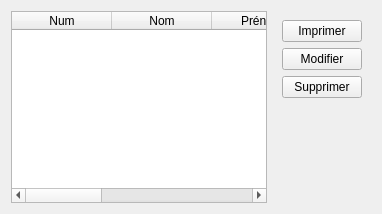
         <widget class="QWidget" name="tab_4">
          <attribute name="title">
           <string>Liste patients non consulté</string>
          </attribute>
          <layout class="QHBoxLayout" name="horizontalLayout_8">
           <item>
            <widget class="QTableWidget" name="vue_traitement_2">
             <column>
              <property name="text">
               <string>Num</string>
              </property>
             </column>
             <column>
              <property name="text">
               <string>Nom</string>
              </property>
             </column>
             <column>
              <property name="text">
               <string>Prénom</string>
              </property>
             </column>
             <column>
              <property name="text">
               <string>Age</string>
              </property>
             </column>
             <column>
              <property name="text">
               <string>Symptôme</string>
              </property>
             </column>
             <column>
              <property name="text">
               <string>Satus</string>
              </property>
             </column>
            </widget>
           </item>
           <item>
            <widget class="QWidget" name="widget_17" native="true">
             <layout class="QVBoxLayout" name="verticalLayout_13">
              <item>
               <widget class="QPushButton" name="imprimer_3">
                <property name="text">
                 <string>Imprimer</string>
                </property>
                <property name="icon">
                 <iconset>
                  <normaloff>../../../../../../../.designer/ressource/icon/printer.png</normaloff>../../../../../../../.designer/ressource/icon/printer.png</iconset>
                </property>
                <property name="iconSize">
                 <size>
                  <width>28</width>
                  <height>28</height>
                 </size>
                </property>
               </widget>
              </item>
              <item>
               <widget class="QPushButton" name="pushButton_2">
                <property name="text">
                 <string>Modifier</string>
                </property>
                <property name="iconSize">
                 <size>
                  <width>28</width>
                  <height>28</height>
                 </size>
                </property>
               </widget>
              </item>
              <item>
               <widget class="QPushButton" name="pushButton_3">
                <property name="text">
                 <string>Supprimer</string>
                </property>
                <property name="iconSize">
                 <size>
                  <width>28</width>
                  <height>28</height>
                 </size>
                </property>
               </widget>
              </item>
              <item>
               <spacer name="verticalSpacer_10">
                <property name="orientation">
                 <enum>Qt::Vertical</enum>
                </property>
                <property name="sizeHint" stdset="0">
                 <size>
                  <width>20</width>
                  <height>40</height>
                 </size>
                </property>
               </spacer>
              </item>
             </layout>
            </widget>
           </item>
          </layout>
         </widget>
